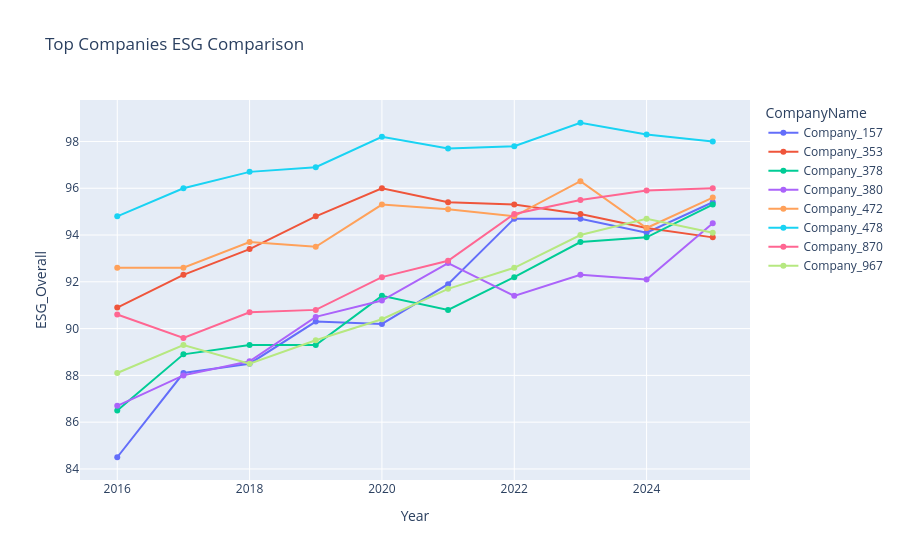

Write notebook code for a chart like this one.
### Markdown cell above
2. Company Comparison

### Code cell
import pandas as pd
import plotly.express as px

df = pd.read_csv("company_esg_financial_dataset.csv")

df = df.dropna(subset=["CompanyName","Year","ESG_Overall"])

df["Year"] = pd.to_numeric(df["Year"], errors="coerce")
df["ESG_Overall"] = pd.to_numeric(df["ESG_Overall"], errors="coerce")

df = df.dropna()

company_trend = df.groupby(["Year","CompanyName"], as_index=False)["ESG_Overall"].mean()

latest = company_trend.sort_values(["CompanyName","Year"]).groupby("CompanyName").tail(1)

top_companies = latest.nlargest(8, "ESG_Overall")["CompanyName"]

filtered = company_trend[company_trend["CompanyName"].isin(top_companies)]

fig = px.line(
    filtered,
    x="Year",
    y="ESG_Overall",
    color="CompanyName",
    markers=True,
    title="Top Companies ESG Comparison"
)

fig.show()

### Figure 1 — Plotly figure (JSON) as saved in the notebook; plotly's stock layout.template omitted (floating-point values rounded to 4 significant figures)
{"data": [{"hovertemplate": "CompanyName=Company_157<br>Year=%{x}<br>ESG_Overall=%{y}<extra></extra>", "legendgroup": "Company_157", "line": {"color": "#636efa", "dash": "solid"}, "marker": {"symbol": "circle"}, "mode": "lines+markers", "name": "Company_157", "orientation": "v", "showlegend": true, "type": "scatter", "x": [2016, 2017, 2018, 2019, 2020, 2021, 2022, 2023, 2024, 2025], "xaxis": "x", "y": [84.5, 88.1, 88.5, 90.3, 90.2, 91.9, 94.7, 94.7, 94.1, 95.4], "yaxis": "y"}, {"hovertemplate": "CompanyName=Company_353<br>Year=%{x}<br>ESG_Overall=%{y}<extra></extra>", "legendgroup": "Company_353", "line": {"color": "#EF553B", "dash": "solid"}, "marker": {"symbol": "circle"}, "mode": "lines+markers", "name": "Company_353", "orientation": "v", "showlegend": true, "type": "scatter", "x": [2016, 2017, 2018, 2019, 2020, 2021, 2022, 2023, 2024, 2025], "xaxis": "x", "y": [90.9, 92.3, 93.4, 94.8, 96.0, 95.4, 95.3, 94.9, 94.3, 93.9], "yaxis": "y"}, {"hovertemplate": "CompanyName=Company_378<br>Year=%{x}<br>ESG_Overall=%{y}<extra></extra>", "legendgroup": "Company_378", "line": {"color": "#00cc96", "dash": "solid"}, "marker": {"symbol": "circle"}, "mode": "lines+markers", "name": "Company_378", "orientation": "v", "showlegend": true, "type": "scatter", "x": [2016, 2017, 2018, 2019, 2020, 2021, 2022, 2023, 2024, 2025], "xaxis": "x", "y": [86.5, 88.9, 89.3, 89.3, 91.4, 90.8, 92.2, 93.7, 93.9, 95.3], "yaxis": "y"}, {"hovertemplate": "CompanyName=Company_380<br>Year=%{x}<br>ESG_Overall=%{y}<extra></extra>", "legendgroup": "Company_380", "line": {"color": "#ab63fa", "dash": "solid"}, "marker": {"symbol": "circle"}, "mode": "lines+markers", "name": "Company_380", "orientation": "v", "showlegend": true, "type": "scatter", "x": [2016, 2017, 2018, 2019, 2020, 2021, 2022, 2023, 2024, 2025], "xaxis": "x", "y": [86.7, 88.0, 88.6, 90.5, 91.2, 92.8, 91.4, 92.3, 92.1, 94.5], "yaxis": "y"}, {"hovertemplate": "CompanyName=Company_472<br>Year=%{x}<br>ESG_Overall=%{y}<extra></extra>", "legendgroup": "Company_472", "line": {"color": "#FFA15A", "dash": "solid"}, "marker": {"symbol": "circle"}, "mode": "lines+markers", "name": "Company_472", "orientation": "v", "showlegend": true, "type": "scatter", "x": [2016, 2017, 2018, 2019, 2020, 2021, 2022, 2023, 2024, 2025], "xaxis": "x", "y": [92.6, 92.6, 93.7, 93.5, 95.3, 95.1, 94.8, 96.3, 94.3, 95.6], "yaxis": "y"}, {"hovertemplate": "CompanyName=Company_478<br>Year=%{x}<br>ESG_Overall=%{y}<extra></extra>", "legendgroup": "Company_478", "line": {"color": "#19d3f3", "dash": "solid"}, "marker": {"symbol": "circle"}, "mode": "lines+markers", "name": "Company_478", "orientation": "v", "showlegend": true, "type": "scatter", "x": [2016, 2017, 2018, 2019, 2020, 2021, 2022, 2023, 2024, 2025], "xaxis": "x", "y": [94.8, 96.0, 96.7, 96.9, 98.2, 97.7, 97.8, 98.8, 98.3, 98.0], "yaxis": "y"}, {"hovertemplate": "CompanyName=Company_870<br>Year=%{x}<br>ESG_Overall=%{y}<extra></extra>", "legendgroup": "Company_870", "line": {"color": "#FF6692", "dash": "solid"}, "marker": {"symbol": "circle"}, "mode": "lines+markers", "name": "Company_870", "orientation": "v", "showlegend": true, "type": "scatter", "x": [2016, 2017, 2018, 2019, 2020, 2021, 2022, 2023, 2024, 2025], "xaxis": "x", "y": [90.6, 89.6, 90.7, 90.8, 92.2, 92.9, 94.9, 95.5, 95.9, 96.0], "yaxis": "y"}, {"hovertemplate": "CompanyName=Company_967<br>Year=%{x}<br>ESG_Overall=%{y}<extra></extra>", "legendgroup": "Company_967", "line": {"color": "#B6E880", "dash": "solid"}, "marker": {"symbol": "circle"}, "mode": "lines+markers", "name": "Company_967", "orientation": "v", "showlegend": true, "type": "scatter", "x": [2016, 2017, 2018, 2019, 2020, 2021, 2022, 2023, 2024, 2025], "xaxis": "x", "y": [88.1, 89.3, 88.5, 89.5, 90.4, 91.7, 92.6, 94.0, 94.7, 94.1], "yaxis": "y"}], "layout": {"legend": {"title": {"text": "CompanyName"}, "tracegroupgap": 0}, "title": {"text": "Top Companies ESG Comparison"}, "xaxis": {"anchor": "y", "domain": [0, 1], "title": {"text": "Year"}}, "yaxis": {"anchor": "x", "domain": [0, 1], "title": {"text": "ESG_Overall"}}}}
